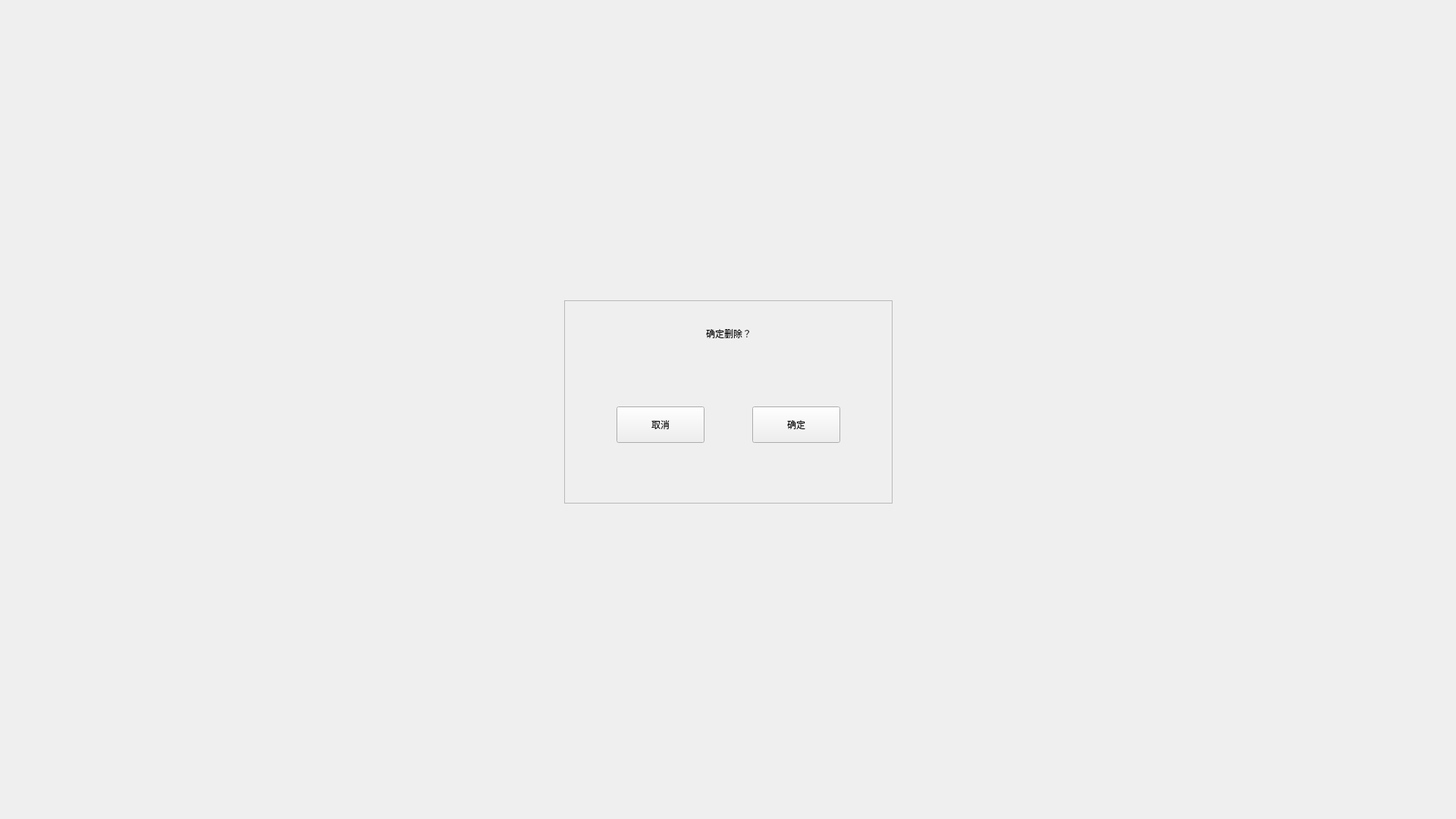
<?xml version="1.0" encoding="UTF-8"?>
<ui version="4.0">
 <class>RbMessageBoxLikeTipWindow</class>
 <widget class="QWidget" name="RbMessageBoxLikeTipWindow">
  <property name="geometry">
   <rect>
    <x>0</x>
    <y>0</y>
    <width>1920</width>
    <height>1080</height>
   </rect>
  </property>
  <property name="sizePolicy">
   <sizepolicy hsizetype="Fixed" vsizetype="Fixed">
    <horstretch>0</horstretch>
    <verstretch>0</verstretch>
   </sizepolicy>
  </property>
  <property name="minimumSize">
   <size>
    <width>1920</width>
    <height>1080</height>
   </size>
  </property>
  <property name="maximumSize">
   <size>
    <width>1920</width>
    <height>1080</height>
   </size>
  </property>
  <property name="windowTitle">
   <string>SimLaparo</string>
  </property>
  <layout class="QVBoxLayout" name="verticalLayout_5">
   <item>
    <layout class="QVBoxLayout" name="verticalLayout_4">
     <item>
      <spacer name="verticalSpacer_3">
       <property name="orientation">
        <enum>Qt::Vertical</enum>
       </property>
       <property name="sizeType">
        <enum>QSizePolicy::Fixed</enum>
       </property>
       <property name="sizeHint" stdset="0">
        <size>
         <width>20</width>
         <height>385</height>
        </size>
       </property>
      </spacer>
     </item>
     <item>
      <layout class="QHBoxLayout" name="horizontalLayout_3">
       <item>
        <spacer name="horizontalSpacer_6">
         <property name="orientation">
          <enum>Qt::Horizontal</enum>
         </property>
         <property name="sizeHint" stdset="0">
          <size>
           <width>40</width>
           <height>20</height>
          </size>
         </property>
        </spacer>
       </item>
       <item>
        <widget class="QFrame" name="frame">
         <property name="sizePolicy">
          <sizepolicy hsizetype="Fixed" vsizetype="Fixed">
           <horstretch>0</horstretch>
           <verstretch>0</verstretch>
          </sizepolicy>
         </property>
         <property name="minimumSize">
          <size>
           <width>433</width>
           <height>268</height>
          </size>
         </property>
         <property name="maximumSize">
          <size>
           <width>433</width>
           <height>268</height>
          </size>
         </property>
         <property name="frameShape">
          <enum>QFrame::StyledPanel</enum>
         </property>
         <property name="frameShadow">
          <enum>QFrame::Raised</enum>
         </property>
         <layout class="QVBoxLayout" name="verticalLayout_3">
          <property name="spacing">
           <number>0</number>
          </property>
          <property name="leftMargin">
           <number>0</number>
          </property>
          <property name="topMargin">
           <number>0</number>
          </property>
          <property name="rightMargin">
           <number>0</number>
          </property>
          <property name="bottomMargin">
           <number>0</number>
          </property>
          <item>
           <layout class="QVBoxLayout" name="verticalLayout_2">
            <item>
             <spacer name="verticalSpacer_5">
              <property name="orientation">
               <enum>Qt::Vertical</enum>
              </property>
              <property name="sizeType">
               <enum>QSizePolicy::Fixed</enum>
              </property>
              <property name="sizeHint" stdset="0">
               <size>
                <width>20</width>
                <height>25</height>
               </size>
              </property>
             </spacer>
            </item>
            <item>
             <layout class="QHBoxLayout" name="horizontalLayout">
              <item>
               <spacer name="horizontalSpacer">
                <property name="orientation">
                 <enum>Qt::Horizontal</enum>
                </property>
                <property name="sizeHint" stdset="0">
                 <size>
                  <width>40</width>
                  <height>20</height>
                 </size>
                </property>
               </spacer>
              </item>
              <item>
               <widget class="QLabel" name="label">
                <property name="sizePolicy">
                 <sizepolicy hsizetype="Fixed" vsizetype="Fixed">
                  <horstretch>0</horstretch>
                  <verstretch>0</verstretch>
                 </sizepolicy>
                </property>
                <property name="minimumSize">
                 <size>
                  <width>320</width>
                  <height>36</height>
                 </size>
                </property>
                <property name="maximumSize">
                 <size>
                  <width>320</width>
                  <height>36</height>
                 </size>
                </property>
                <property name="text">
                 <string>确定删除？</string>
                </property>
                <property name="alignment">
                 <set>Qt::AlignCenter</set>
                </property>
               </widget>
              </item>
              <item>
               <spacer name="horizontalSpacer_2">
                <property name="orientation">
                 <enum>Qt::Horizontal</enum>
                </property>
                <property name="sizeHint" stdset="0">
                 <size>
                  <width>40</width>
                  <height>20</height>
                 </size>
                </property>
               </spacer>
              </item>
             </layout>
            </item>
            <item>
             <spacer name="verticalSpacer_6">
              <property name="orientation">
               <enum>Qt::Vertical</enum>
              </property>
              <property name="sizeType">
               <enum>QSizePolicy::Fixed</enum>
              </property>
              <property name="sizeHint" stdset="0">
               <size>
                <width>20</width>
                <height>10</height>
               </size>
              </property>
             </spacer>
            </item>
            <item>
             <layout class="QVBoxLayout" name="verticalLayout">
              <item>
               <spacer name="verticalSpacer">
                <property name="orientation">
                 <enum>Qt::Vertical</enum>
                </property>
                <property name="sizeType">
                 <enum>QSizePolicy::Fixed</enum>
                </property>
                <property name="sizeHint" stdset="0">
                 <size>
                  <width>20</width>
                  <height>68</height>
                 </size>
                </property>
               </spacer>
              </item>
              <item>
               <layout class="QHBoxLayout" name="horizontalLayout_2">
                <item>
                 <spacer name="horizontalSpacer_4">
                  <property name="orientation">
                   <enum>Qt::Horizontal</enum>
                  </property>
                  <property name="sizeType">
                   <enum>QSizePolicy::Fixed</enum>
                  </property>
                  <property name="sizeHint" stdset="0">
                   <size>
                    <width>55</width>
                    <height>20</height>
                   </size>
                  </property>
                 </spacer>
                </item>
                <item>
                 <widget class="QPushButton" name="cancelBtn">
                  <property name="sizePolicy">
                   <sizepolicy hsizetype="Fixed" vsizetype="Fixed">
                    <horstretch>0</horstretch>
                    <verstretch>0</verstretch>
                   </sizepolicy>
                  </property>
                  <property name="minimumSize">
                   <size>
                    <width>116</width>
                    <height>48</height>
                   </size>
                  </property>
                  <property name="maximumSize">
                   <size>
                    <width>116</width>
                    <height>48</height>
                   </size>
                  </property>
                  <property name="text">
                   <string>取消</string>
                  </property>
                 </widget>
                </item>
                <item>
                 <spacer name="horizontalSpacer_3">
                  <property name="orientation">
                   <enum>Qt::Horizontal</enum>
                  </property>
                  <property name="sizeType">
                   <enum>QSizePolicy::Fixed</enum>
                  </property>
                  <property name="sizeHint" stdset="0">
                   <size>
                    <width>50</width>
                    <height>20</height>
                   </size>
                  </property>
                 </spacer>
                </item>
                <item>
                 <widget class="QPushButton" name="okBtn">
                  <property name="sizePolicy">
                   <sizepolicy hsizetype="Fixed" vsizetype="Fixed">
                    <horstretch>0</horstretch>
                    <verstretch>0</verstretch>
                   </sizepolicy>
                  </property>
                  <property name="minimumSize">
                   <size>
                    <width>116</width>
                    <height>48</height>
                   </size>
                  </property>
                  <property name="maximumSize">
                   <size>
                    <width>116</width>
                    <height>48</height>
                   </size>
                  </property>
                  <property name="text">
                   <string>确定</string>
                  </property>
                 </widget>
                </item>
                <item>
                 <spacer name="horizontalSpacer_5">
                  <property name="orientation">
                   <enum>Qt::Horizontal</enum>
                  </property>
                  <property name="sizeType">
                   <enum>QSizePolicy::Fixed</enum>
                  </property>
                  <property name="sizeHint" stdset="0">
                   <size>
                    <width>55</width>
                    <height>20</height>
                   </size>
                  </property>
                 </spacer>
                </item>
               </layout>
              </item>
              <item>
               <spacer name="verticalSpacer_2">
                <property name="orientation">
                 <enum>Qt::Vertical</enum>
                </property>
                <property name="sizeType">
                 <enum>QSizePolicy::Fixed</enum>
                </property>
                <property name="sizeHint" stdset="0">
                 <size>
                  <width>20</width>
                  <height>81</height>
                 </size>
                </property>
               </spacer>
              </item>
             </layout>
            </item>
           </layout>
          </item>
         </layout>
        </widget>
       </item>
       <item>
        <spacer name="horizontalSpacer_7">
         <property name="orientation">
          <enum>Qt::Horizontal</enum>
         </property>
         <property name="sizeHint" stdset="0">
          <size>
           <width>40</width>
           <height>20</height>
          </size>
         </property>
        </spacer>
       </item>
      </layout>
     </item>
     <item>
      <spacer name="verticalSpacer_4">
       <property name="orientation">
        <enum>Qt::Vertical</enum>
       </property>
       <property name="sizeHint" stdset="0">
        <size>
         <width>20</width>
         <height>40</height>
        </size>
       </property>
      </spacer>
     </item>
    </layout>
   </item>
  </layout>
 </widget>
 <resources/>
 <connections/>
</ui>
